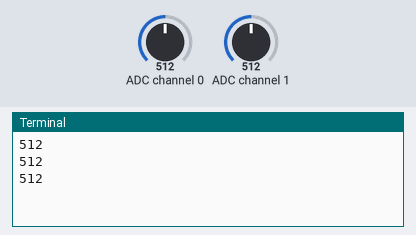
A program run on a simulated Raspberry Pi (BCM pin numbers). On the bench: the last lines printed to the terminal. The inputs (shaded band) are chosen by the test bench; at power-on: ADC channel 0 = 512, ADC channel 1 = 512 (analog values on the 0–1023 scale).

Above: at 1.2 s.
1.3 s: ADC channel 0 set to 716
At 1.9 s:
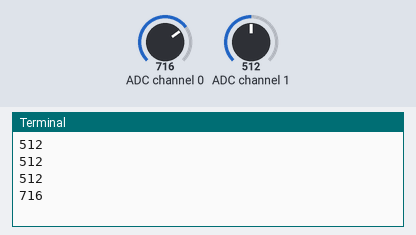
2.8 s: ADC channel 0 set to 900
At 3.4 s:
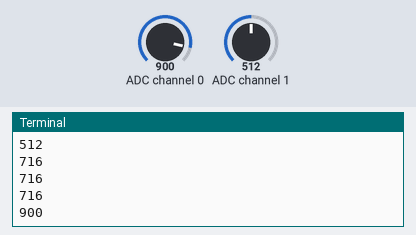
Timing chart, 0 to 5.8 s (numbered marks = the images above; inputs shaded):
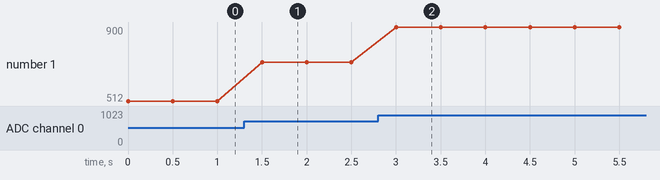

Measured:
- after the input at 1.3 s, the terminal: prints a new line after 0.20 s (image 1)
- after the input at 2.8 s, the terminal: prints a new line after 0.20 s (image 2)
- plotted number 1: 512 → 716 after the input at 1.3 s, 716 → 900 after the input at 2.8 s

The program:

t2.py
```python
import spidev
import time
import os

# open SPI bus
spi = spidev.SpiDev()
spi.close()
spi.open(0,0)

# read SPI data from  MCP3008 , Channel must be 0-7
def ReadChannel(channel):
  adc = spi.xfer2([1,(8+channel)<<4,0])
  data = ((adc[1]&3) << 8) + adc[2]
  return data

# Define sensor channels
sw_ch = 0
vx_ch = 1
vy_ch = 2

# Define delay between readings
delay = 0.5

while True:

  # Read the joystick position data
  vx_pos = ReadChannel(vx_ch)
  print ReadChannel(0)
  # Wait time
  time.sleep(delay)
```
